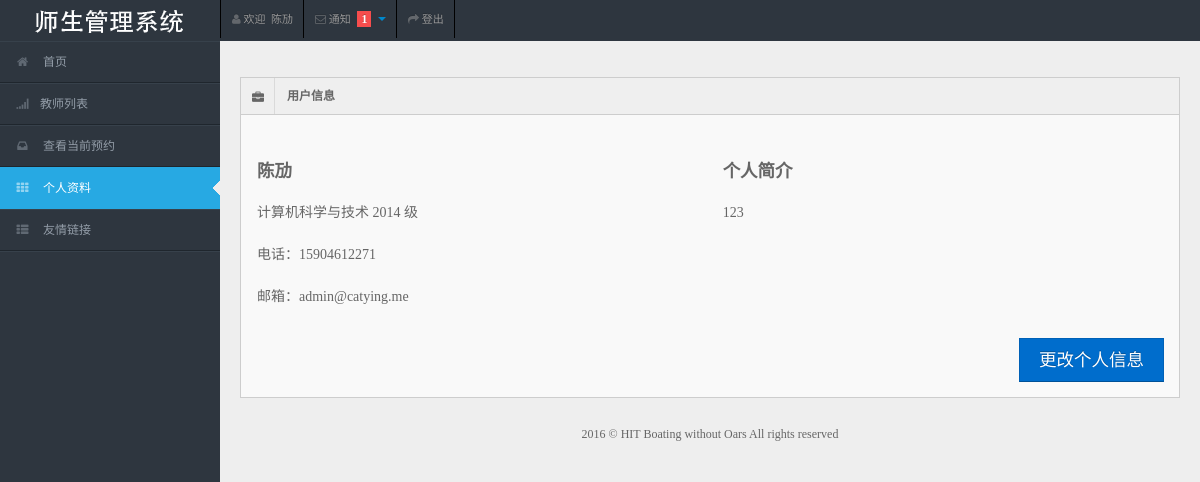
Before: /auth/detail/ (signed in) with the older database file.
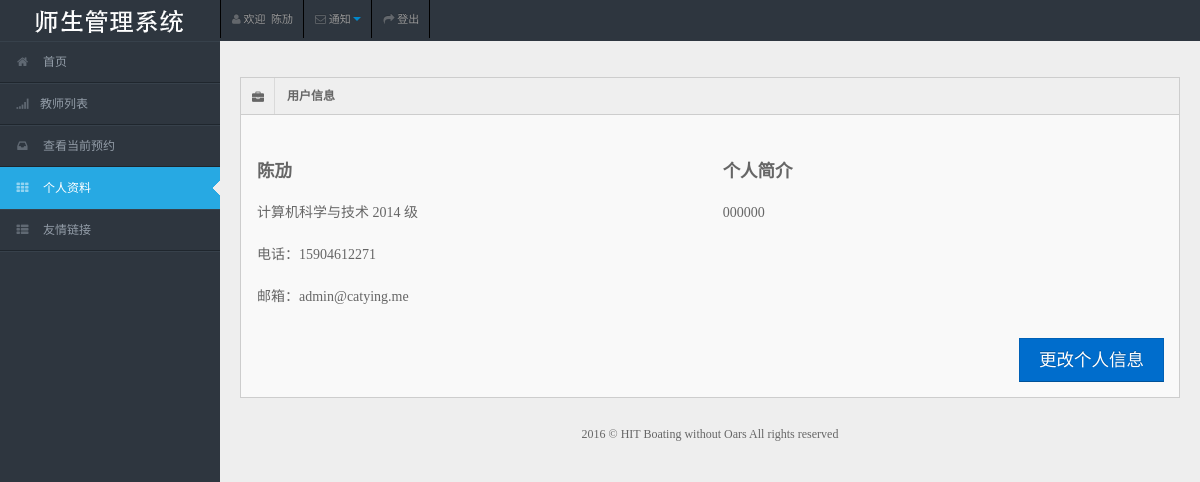
After: the same page with the newer database file.
### authentication/models.py (models this page shows, shortened)
class MyUser(models.Model):
    user = models.OneToOneField(User)
    name = models.CharField(max_length=64)
    identity = models.IntegerField(default=1)

class StudentInfo(models.Model):
    student_id = models.CharField(max_length=16, blank=True)
    e_mail = models.EmailField(blank=True)
    cellphone = models.CharField(max_length=64, blank=True)
    cell_private = models.BooleanField(default=False, blank=True)
    college = models.CharField(max_length=64, blank=True)
    grade = models.IntegerField(blank=True, null=True)
    description = models.TextField(blank=True)
    myuser = models.OneToOneField(MyUser)

### authentication/views.py (the view)
class InfoDetailView(LoginRequiredMixin, FrontMixin, DetailView):
    context_object_name = 'user'
    template_name = 'authentication/detail.html'
    login_url = reverse_lazy("login")
    def get_object(self, queryset=None):
        return self.request.user.myuser
    def get_context_data(self, **kwargs):
        context = super(InfoDetailView, self).get_context_data(**kwargs)
        context['active'] = 'detail'
        return context

### authentication/mixin.py (called while the page is built)
    def get_context_data(self, **kwargs):
        context = super(AuthMixin, self).get_context_data(**kwargs)
        if self.request.user.is_authenticated():
            myuser = self.request.user.myuser
            context['myuser'] = myuser
        return context

### link/mixin.py (called while the page is built)
    def get_context_data(self, **kwargs):
        context = super(LinkMixin, self).get_context_data(**kwargs)
        context['link_list'] = Link.objects.all()
        return context

### notification/mixin.py (called while the page is built)
    def get_context_data(self, **kwargs):
        context = super(NotificationMixin, self).get_context_data(**kwargs)
        context['noti_num'] = self.request.user.myuser.studentnotificationsonteacher.unread_count + self.request.user.myuser.studentnotificationonappointment.unread_count
        context['tea_num'] = self.request.user.myuser.studentnotificationsonteacher.unread_count
        context['app_num'] = self.request.user.myuser.studentnotificationonappointment.unread_count
        return context

### website/mixin.py (called while the page is built)
    def get_context_data(self, **kwargs):
        return super(FrontMixin, self).get_context_data(**kwargs)

### templates/authentication/detail.html (shortened to what this page needs)
{% extends 'website/base.html' %}
{% load staticfiles %}
{% block content %}
    <div class="container-fluid">
        <div class="row-fluid">
            <div class="span12">
                <div class="widget-box">
                    <div class="widget-title"><span class="icon"> <i class="icon-briefcase"></i> </span>
                        <h5>用户信息</h5>
                    </div>
                    {% if myuser.identity == 1 %}
                    <div class="widget-content">
                        <div class="row-fluid">
                            <div class="span6">
                                <table class="">
                                    <tbody>
                                    <tr>
                                        <td><h4>{{ myuser.name }}</h4></td>
                                    </tr>
                                    <tr>
                                        <td>
                                            <h5 style="font-weight: 400;">{{ myuser.studentinfo.college }}&nbsp;{{ myuser.studentinfo.grade }}
                                                级</h5></td>
                                    </tr>
                                    <tr>
                                        <td><h5 style="font-weight: 400;">电话：{{ myuser.studentinfo.cellphone }}</h5>
                                        </td>
                                    </tr>
                                    <tr>
                                        <td><h5 style="font-weight: 400;">邮箱：{{ myuser.studentinfo.e_mail }}</h5>
                                        </td>
                                    </tr>
                                    </tbody>
                                </table>
                            </div>
                            <div class="span6">
                                <table class="">
                                    <tbody>
                                    <tr>
                                        <td><h4>个人简介</h4></td>
                                    </tr>
                                    <tr>
                                        <td><h5 style="font-weight: 400;">{{ myuser.studentinfo.description }}</h5>
                                        </td>
                                    </tr>
                                    </tbody>
                                </table>
                            </div>
                        </div>
                        <div class="row-fluid">
                            <div class="span12">
                                <div class="pull-right">
                                    <br>
                                    <a class="btn btn-primary btn-large pull-right"
                                       href="{% url 'stu_update' %}">更改个人信息</a>
                                </div>
                            </div>
                        </div>
                    </div>
                    {% endif %}
                </div>
            </div>
        </div>
    </div>
{% endblock %}

### templates/website/base.html (shortened to what this page needs)
{% load staticfiles %}
<!DOCTYPE html>
<html lang="zh-CN">
<head>
    <link rel="stylesheet" href="{% static 'css/bootstrap.min.css' %}"/>
    <link rel="stylesheet" href="{% static 'css/bootstrap-responsive.min.css' %}"/>
    <link rel="stylesheet" href="{% static 'css/fullcalendar.css' %}"/>
    <link rel="stylesheet" href="{% static 'css/matrix-style.css' %}"/>
    <link rel="stylesheet" href="{% static 'css/matrix-media.css' %}"/>
    <link href="{% static 'font-awesome/css/font-awesome.css' %}" rel="stylesheet"/>
    <link rel="stylesheet" href="{% static 'css/jquery.gritter.css' %}"/>
    <link href="{% static 'css/google.css' %}" rel='stylesheet' type='text/css'>
</head>
<body>
<div id="header">
    <h1><a href="#" style="background: url({% static 'img/logo.png' %}) no-repeat scroll 0 0 transparent;">教师管理系统</a>
    </h1>
</div>
<div id="user-nav" class="navbar navbar-inverse">
    <ul class="nav">
        <li class="" id="profile-messages"><a title="" href="{% url 'detail' %}"><i
                class="icon icon-user"></i> <span class="text">欢迎 &nbsp;{{ myuser.name }}</span></a>
        </li>
        <li class="" id="menu-messages"><a href="#" data-toggle="dropdown" data-target="#menu-messages"
                                           class="dropdown-toggle"><i class="icon icon-envelope"></i> <span
                class="text">通知</span> {% if noti_num %}
            <span class="label label-important">{{ noti_num }}</span>{% endif %} <b class="caret"></b></a>
        </li>
        <li class=""><a href="{% url 'logout' %}"><i class="icon icon-share-alt"></i> <span
                class="text">登出</span></a>
        </li>
    </ul>
</div>
<div id="sidebar"><a href="#" class="visible-phone"> Dashboard</a>
    <ul>
        <li id="index"><a href="{% url 'index' %}"><i class="icon icon-home"></i> <span>首页</span></a></li>
        <li id="list"><a href="{% url 'list' %}"><i class="icon icon-signal"></i><span>教师列表</span></a></li>
        {% if myuser.identity == 1 %}
            <li id="appointment"><a href="{% url 'stu-list' %}"><i class="icon icon-inbox"></i> <span>查看当前预约</span></a>
            </li>
        {% endif %}
        <li id="detail"><a href="{% url 'detail' %}"><i class="icon icon-th"></i> <span>个人资料</span></a></li>
        <li class="submenu"><a href="#"><i class="icon icon-th-list"></i> <span>友情链接</span></a>
        </li>
    </ul>
</div>
<div id="content">
    {% block content %}
    {% endblock %}
    <div class="row-fluid">
        <div id="footer" class="span12"> 2016 &copy; HIT Boating without Oars All rights reserved</div>
    </div>
</div>
</body>
</html>

Changed rows visible on the page:
changed through a linked row, MyUser "陈劢": studentinfo.description "123" → "000000"
Other visible differences:
{{ noti_num }}: "1" → (not shown)
